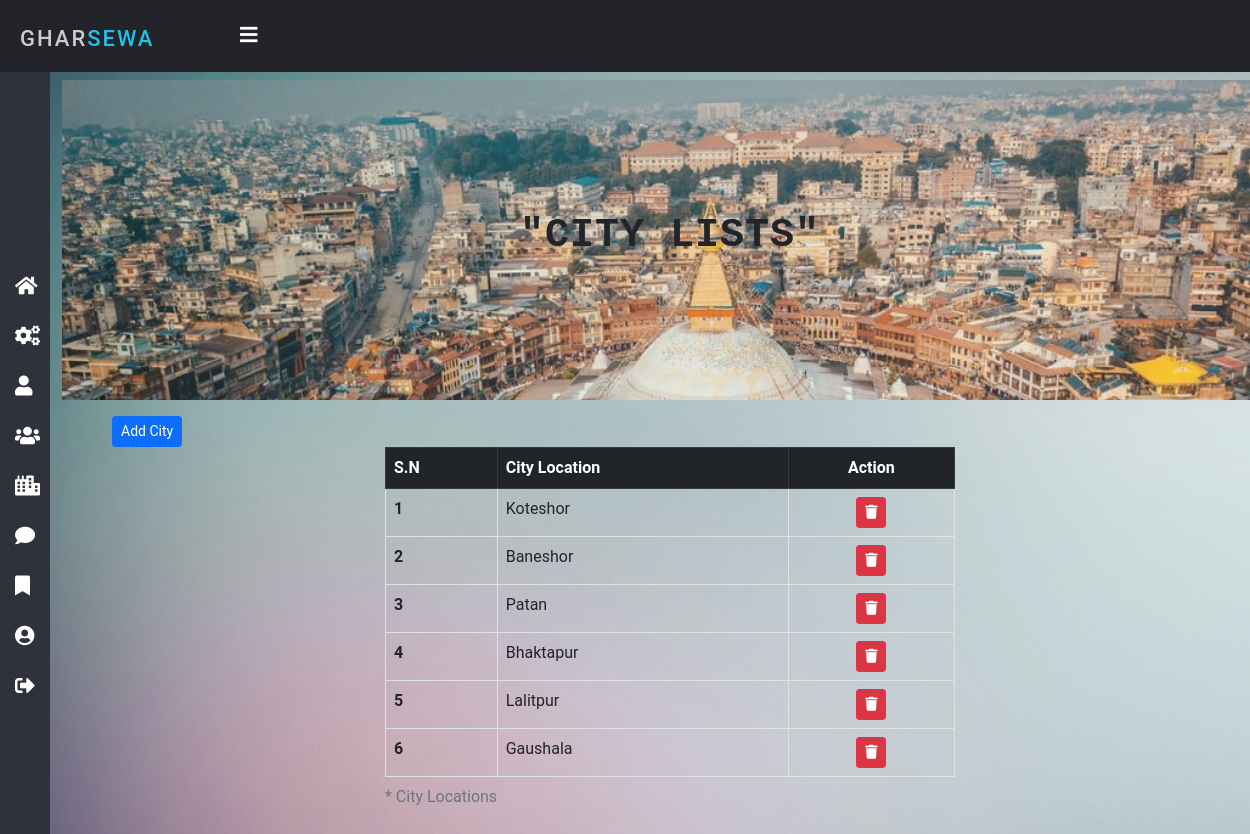
The page /city_list/ (signed in) on the database its author committed.
### home/models.py (models this page shows, shortened)
class City(models.Model):
    city = models.CharField(max_length=100, blank=True)

### home/views.py (the view, shortened to what this page needs)
# urls.py: path('city_list/', views.adminCity, name= 'city_list'),
@login_required(login_url='login')
def adminCity(request):
    if not request.user.is_staff:
        return redirect('error')
    cities = City.objects.all()
    return render(request, 'admin/city_list.html', {'cities': cities})

### templates/admin/city_list.html (shortened to what this page needs)
{% extends 'admin/admin_nav.html' %}
{% block body %}
<div class="container-fluid">
    <div class="img-part">
        <div>
            <h1 class="">"City Lists"</h1>
        </div>
    </div>
    <div class="container my-3">
        <button class="btn btn-sm btn-primary" id="addCity"> Add City</button>
        <div class="row" id="locations">
            <table class="table mx-auto w-50 table-bordered table-hover">
                <thead class="table-dark">
                    <tr>
                        <th scope="col">S.N</th>
                        <th scope="col">City Location</th>
                        <th>
                            <center>Action</center>
                        </th>
                    </tr>
                </thead>
                <tbody>
                    {% for i in cities %}
                    <tr>
                        <th scope="row">{{forloop.counter}}</th>
                        <td>{{i.city}}</td>
                        <td>
                            <center><a href="{% url 'delete_city' i.id %}"><button class="btn btn-sm btn-danger"
                                        onclick="return confirm('Are you sure ?')"><i
                                            class="fa fa-trash"></i></button></a></center>
                        </td>
                    </tr>
                    {% endfor %}
                    <caption>* City Locations</caption>
                </tbody>
            </table>
        </div>
    </div>
</div>
{% endblock %}

### static/css/admin_style.css (style rules this page uses)
* { margin: 0; padding: 0; box-sizing: border-box; font-family: "Roboto", sans-serif; }
body { background-image: url('/static/img/bg.jpg'); overflow-x: hidden; }

### templates/admin/city_list.html (style rules this page uses)
.img-part { position: relative; height: 40vh; }
.img-part::before { position: absolute; content: ''; background: url(/static/img/kathmandu.jpg) no-repeat; background-size: cover; height: 100%; width: 100%; transition: all 0.1s ease-in-out; z-index: -41; opacity: 0.8; }
.img-part div { display: flex; justify-content: center; align-items: center; height: 100%; }
.img-part div h1 { text-shadow: 20px; text-transform: uppercase; letter-spacing: 1px; line-height: 1.65; font-weight: bold; font-family: monospace; padding: 0.5rem; }

### rows shown on the page
City: city "Koteshor"
City: city "Baneshor"
City: city "Patan"
City: city "Bhaktapur"
City: city "Lalitpur"
City: city "Gaushala"
